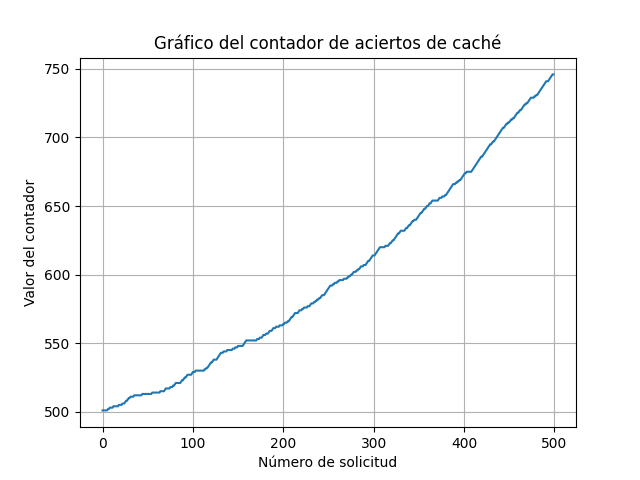

Here is the Python script that generated this plot:
import matplotlib.pyplot as plt

# Leer el archivo y extraer los valores relevantes
with open('data.txt', 'r') as file:
    lines = file.readlines()

# Procesar las líneas para extraer los valores relevantes
# En este ejemplo, supondremos que las líneas tienen un formato específico y que queremos extraer valores específicos

# Por ejemplo, si cada línea tiene el formato "Contador aciertos caché: <contador>", donde <contador> es el valor relevante
# Podríamos extraer esos valores de la siguiente manera:
contador_values = []
for line in lines:
    if "Contador aciertos caché:" in line:
        parts = line.split(":")
        contador_values.append(int(parts[1].strip()))

# Crear el gráfico
plt.plot(contador_values)
plt.xlabel('Número de solicitud')
plt.ylabel('Valor del contador')
plt.title('Gráfico del contador de aciertos de caché')
plt.grid(True)

# Guardar el gráfico en un archivo
plt.savefig('1_aciertos.png')
